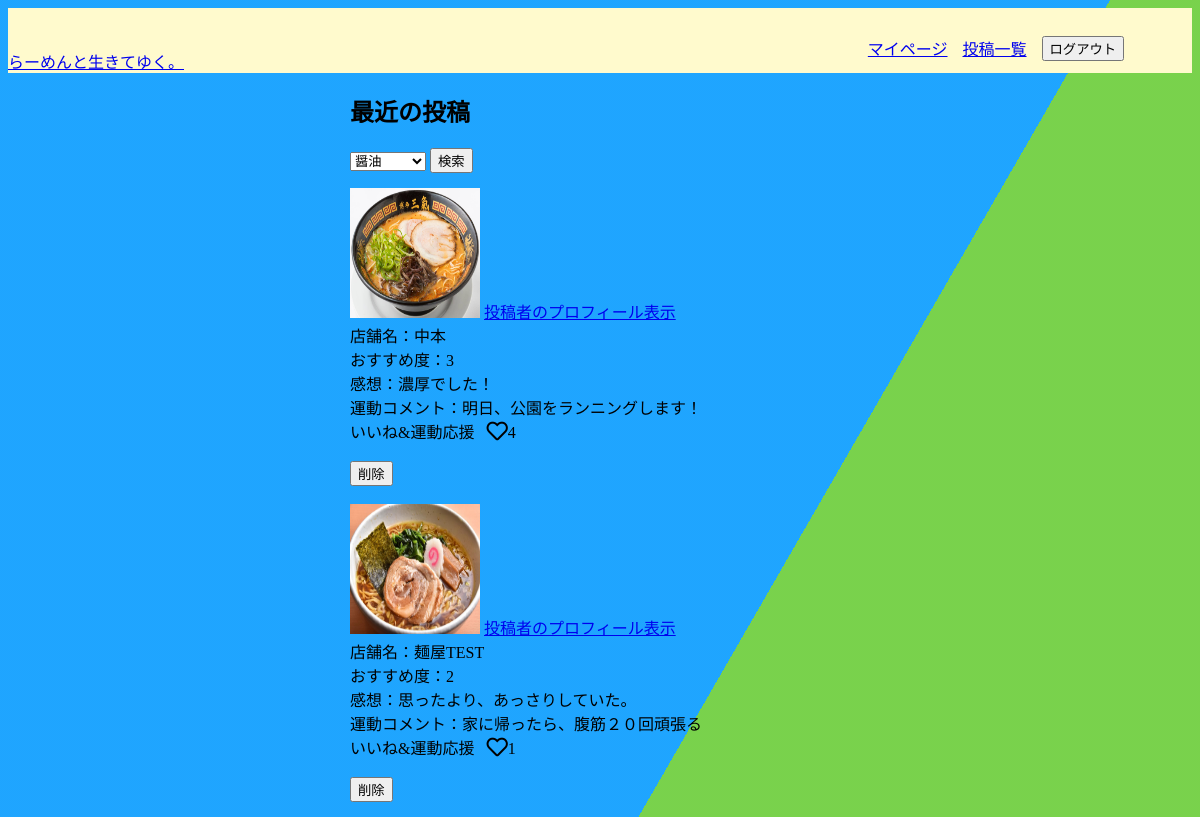
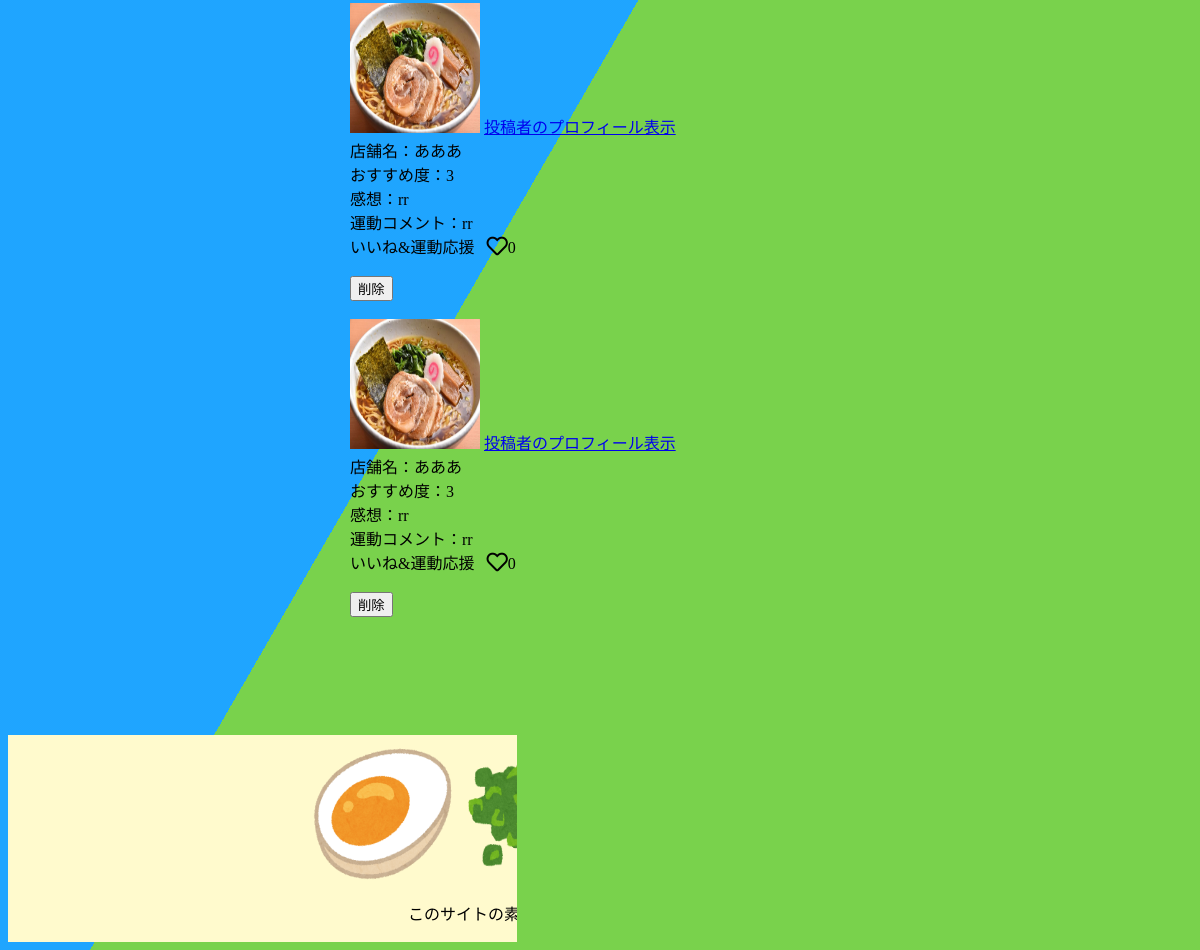
/user/friends_post_index.php (signed in), run on the app's committed database (2 pictures, top to bottom).
### tables this page shows
CREATE TABLE `ramens` (
  `id` int(11) NOT NULL,
  `storename` varchar(100) NOT NULL,
  `kindoframen` varchar(100) NOT NULL,
  `recommends` varchar(100) NOT NULL,
  `price` varchar(100) NOT NULL,
  `station` varchar(100) NOT NULL,
  `impression` varchar(300) NOT NULL,
  `exercise_comment` varchar(300) NOT NULL,
  `imagename` varchar(288) NOT NULL,
  `imagepath` varchar(288) NOT NULL,
  `user_id` int(11) NOT NULL,
  `created_at` datetime DEFAULT NULL
);

### user/UserLogic.php (called while the page is built, shortened)
<?php
class UserLogic
{
      public static function getRoleByUserId($userId){
        $dbh= connect();
        $stmt =  $dbh->query("SELECT role FROM users WHERE id = '" . $userId . "'");
        $result =  $stmt->fetchall(PDO::FETCH_ASSOC);
        return $result[0]['role'];
    }
}
function getallramen(){
        $dbh= connect();
        $sql = 'SELECT * FROM ramens';
        $stmt =  $dbh->query($sql);
        $result =  $stmt->fetchall(PDO::FETCH_ASSOC);
        return $result;
}

### good/function2.php (called while the page is built, shortened)
<?php
function dbConnect(){
	$dsn = 'mysql:dbname=ramen site;host=localhost;charset=utf8';
	$user = 'root';
	$password = 'root';
	$options = array(
		PDO::ATTR_ERRMODE => PDO::ERRMODE_SILENT,
		PDO::ATTR_DEFAULT_FETCH_MODE => PDO::FETCH_ASSOC,
		PDO::MYSQL_ATTR_USE_BUFFERED_QUERY => true,
	);
	$dbh = new PDO($dsn, $user, $password, $options);
	return $dbh;
}
function queryPost($dbh, $sql, $data){
	$stmt = $dbh->prepare($sql);
	if(!$stmt->execute($data)){
		debug('クエリ失敗しました。');
		debug('失敗したSQL：'.print_r($stmt,true));
		$err_msg['common'] = MSG07;
		return 0;
	}
	return $stmt;
}
function getGood($p_id){
	try {
		$dbh = dbConnect();
		$sql = 'SELECT * FROM good WHERE post_id = :p_id';
		$data = array(':p_id' => $p_id);
		$stmt = queryPost($dbh, $sql, $data);
		if($stmt){
			return $stmt->fetchAll();
		}else{
			return false;
		}
	} catch (Exception $e) {
		error_log('エラー発生：'.$e->getMessage());
	}
}
function isGood($u_id, $p_id){
	try {
		$dbh = dbConnect();
		$sql = 'SELECT * FROM good WHERE post_id = :p_id AND user_id = :u_id';
		$data = array(':u_id' => $u_id, ':p_id' => $p_id);
		$stmt = queryPost($dbh, $sql, $data);
		if($stmt->rowCount()){
			debug('お気に入りです');
			return true;
		}else{
			return false;
		}
	} catch (Exception $e) {
		error_log('エラー発生:' . $e->getMessage());
	}
}
function sanitize($str){
	return htmlspecialchars($str,ENT_QUOTES);
}

### user/friends_post_index.php (the view, shortened to what this page needs)
<?php
require_once 'UserLogic.php';
require_once '../good/function2.php';
$ramenData = getallramen();
$userId =  $_SESSION['login_user']['id'];
$role =  UserLogic::getRoleByUserId($userId);
?>
<!DOCTYPE html>
<html lang="ja">
<head>
    <link rel="stylesheet" href="../css/friendspost.css">
    <link rel="stylesheet" href="../header/header2.css">
    <link rel="stylesheet" href="../footer/footer.css">
    <link href="https://use.fontawesome.com/releases/v5.6.1/css/all.css" rel="stylesheet">
</head>
<body>
 <?php
    include("../header/header2.php");
  ?>
  <section>
  <div class="bg"></div>
<div class="bg bg2"></div>
<div class="bg bg3"></div>
    <h2>最近の投稿</h2>
    <div class="kensakuform">
    <form action=kensaku.php method="POST">
    <select name="word" id="kindoframen" class="kindoframen" >
        <option value="1">醤油</option>
    </select>
        <input type="submit" value="検索">
        <br>
    </form>
    </div>
   <?php foreach($ramenData as $ramen): ?>
    <img src="../<?php echo "{$ramen['imagepath']}"; ?>" alt="" class="friendsramen-img">
    <a href="friends_detail.php?id=<?php echo "{$ramen['user_id']}"; ?>" >投稿者のプロフィール表示</a>
    <br>
   <a>店舗名：</a><td class="store_recommends"><?php echo "{$ramen['storename']}"; ?></td>
   <br>
   <a>おすすめ度：</a><td ><?php echo "{$ramen['recommends']}"; ?></td>
   <br>
   <a>感想：</a><td ><?php echo "{$ramen['impression']}"; ?></td>
   <br>
   <a>運動コメント：</a><td ><?php echo "{$ramen['exercise_comment']}"; ?></td>
   <br>
   <section class="post" data-postid="<?php echo sanitize($ramen['id']); ?>">
   <a>いいね&運動応援</a>
   <div class="btn-good <?php if(isGood($_SESSION['login_user']['id'], $ramen['id'])) echo 'active'; ?>">
        <i class="fa-heart fa-lg px-16
        <?php
          if(isGood($_SESSION['login_user']['id'],$ramen['id'])){
              echo ' active fas';
            }else{
                echo ' far';
                }; ?>"></i><span><?php echo count(getGood($ramen['id'])); ?></span>
    </div>
   </section>
  <br>
    <?php if($role == '1'):?>
    <form id=delete_btn class=btn action=../login/rensyuu.php method=post>
    <td><button type=submit onclick="return confirm('本当に削除しますか?')">削除</button></td>
    </form>
    <br>
    <?php endif?>
   <?php endforeach; ?>
   </section>
</body>
  <?php
   include("../footer/footer.php");
  ?>
</html>

### css/friendspost.css (style rules this page uses)
img.friendsramen-img { height: 130px; width: 130px; }
section { margin: 0 auto; width : 500px; font-family: 'TsukuARdGothic-Regular' }
.btn-good { display: inline-block; padding: 0 8px; cursor: pointer; }
.bg { animation:slide 3s ease-in-out infinite alternate; background-image: linear-gradient(-60deg, #6c3 50%, #09f 50%); bottom:0; left:-50%; opacity:.5; position:fixed; right:-50%; top:0; z-index:-1; }
.bg2 { animation-direction:alternate-reverse; animation-duration:4s; }
.bg3 { animation-duration:5s; }
div.kensakuform { margin-top: 15px; margin-bottom: 15px; }

### data on the page
ramens: imagepath (picture), storename "中本", recommends "3", impression "濃厚でした！", exercise_comment "明日、公園をランニングします！", count(getGood($ramen['id'])) "4"
ramens: imagepath (picture), storename "麺屋TEST", recommends "2", impression "思ったより、あっさりしていた。", exercise_comment "家に帰ったら、腹筋２０回頑張る", count(getGood($ramen['id'])) "1"
ramens: imagepath (picture), storename "あああ", recommends "3", impression "rr", exercise_comment "rr", count(getGood($ramen['id'])) "0"
ramens: imagepath (picture), storename "あああ", recommends "3", impression "rr", exercise_comment "rr", count(getGood($ramen['id'])) "0"
